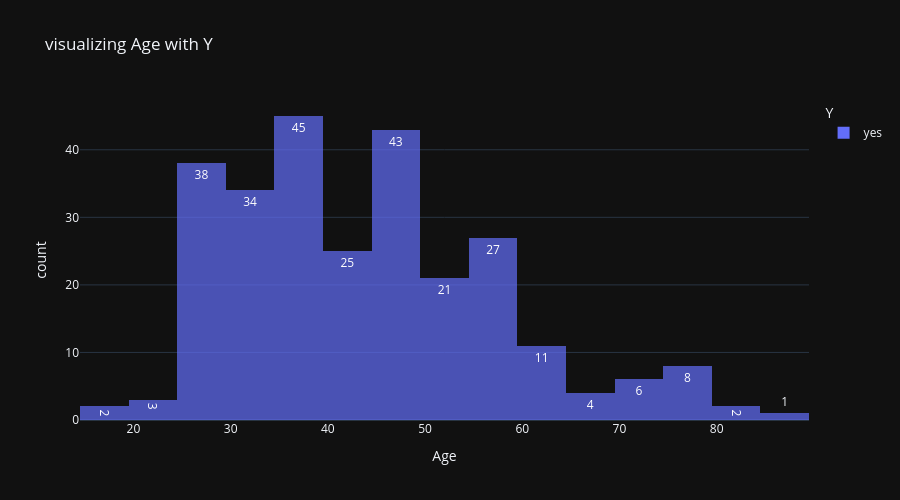

Notebook code for this chart:
### Code cell
# visualizing customer age vs subscription 
fig = px.histogram(
    age_yes, 
    x="age",
   text_auto=True,
    color="y", 
   height=500,
   barmode="overlay", # Overlaps bars instead of stacking them
    opacity=0.7, 
    title="visualizing Age with Y", template = "plotly_dark",
    labels={"age": "Age", "y": "Y"}
)
fig.show()

### Figure 1 — Plotly figure (JSON) as saved in the notebook; plotly's stock layout.template omitted (floating-point values rounded to 4 significant figures; data arrays with more than 128 entries replaced by an {"elided": "..."} marker saying what was removed)
{"data": [{"bingroup": "x", "hovertemplate": "Y=yes<br>Age=%{x}<br>count=%{y}<extra></extra>", "legendgroup": "yes", "marker": {"color": "#636efa", "opacity": 0.7, "pattern": {"shape": ""}}, "name": "yes", "orientation": "v", "showlegend": true, "texttemplate": "%{value}", "type": "histogram", "x": {"elided": "270 int values"}, "xaxis": "x", "yaxis": "y"}], "layout": {"barmode": "overlay", "height": 500, "legend": {"title": {"text": "Y"}, "tracegroupgap": 0}, "title": {"text": "visualizing Age with Y"}, "xaxis": {"anchor": "y", "domain": [0, 1], "title": {"text": "Age"}}, "yaxis": {"anchor": "x", "domain": [0, 1], "title": {"text": "count"}}}}
